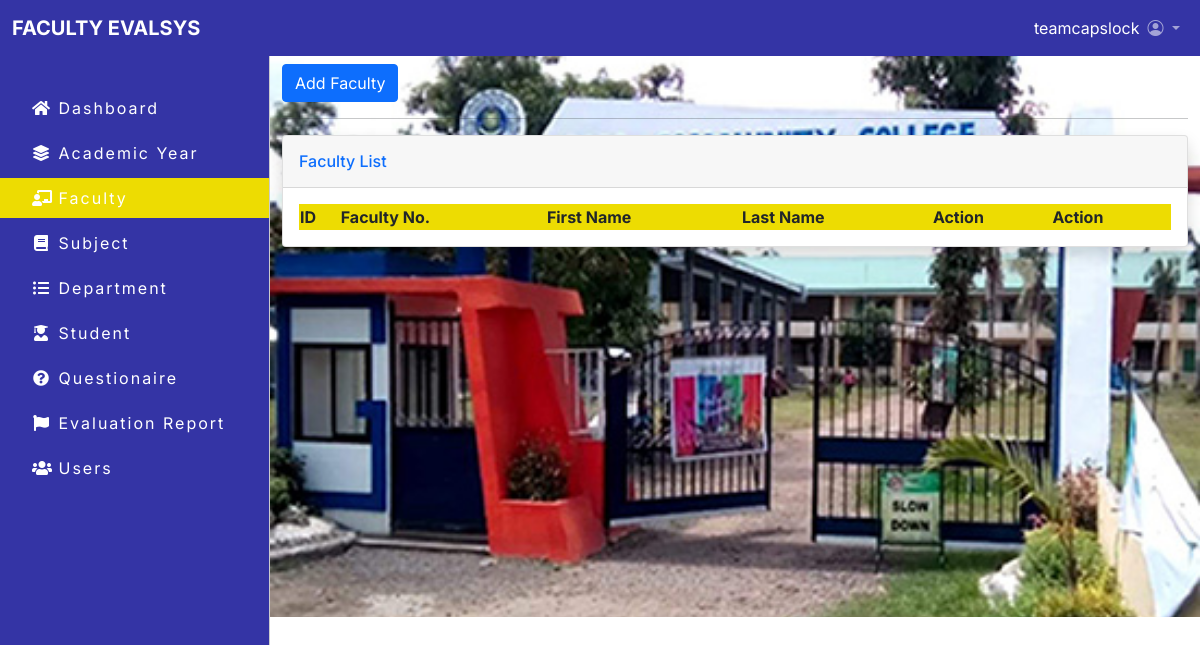
Page /faculty_list.php (signed in) on the earlier database version.
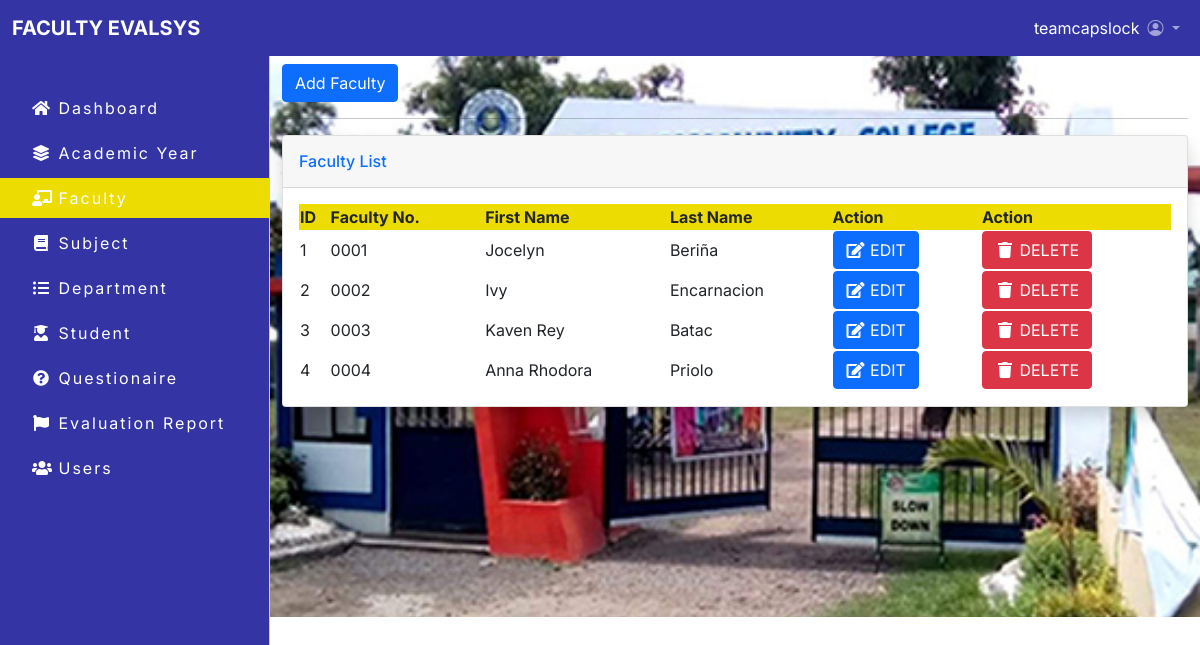
Same page on the later database version.
### tables this page shows
CREATE TABLE `faculties` (
  `id` int(30) NOT NULL,
  `fno` varchar(255) NOT NULL,
  `username` varchar(255) NOT NULL,
  `fname` varchar(255) NOT NULL,
  `lname` varchar(255) NOT NULL,
  `usertype` varchar(30) NOT NULL,
  `password` varchar(255) NOT NULL,
  `view` varchar(30) NOT NULL
);

### navbar-items/navbar_items.php (called while the page is built)
<?php
    $items = [
        [
            'label' => 'Dashboard',
            'icon'  => 'fa-home',
            'pages' => ['dashboard.php']
        ],
        [
            'label' => 'Academic Year',
            'icon'  => 'fa-layer-group',
            'pages' => ['academic_list.php', 'viewedit_acad.php', 'update-acad.php']
        ],
        [
            'label' => 'Faculty',
            'icon'  => 'fa-chalkboard-teacher',
            'pages' => ['faculty_list.php', 'viewedit-faculty.php', 'update-faculty.php']
        ],
        [
            'label' => 'Subject',
            'icon'  => 'fa-book',
            'pages' => ['subject_list.php', 'viewedit_subjectlist.php', 'update_subject_list.php']
        ],
        [
            'label' => 'Department',
            'icon'  => 'fa-list-ul',
            'pages' => ['department.php', 'viewedit_classlist.php', 'update_classlist.php']
        ],
        [
            'label' => 'Student',
            'icon'  => 'fa-user-graduate',
            'pages' => ['student_list.php', 'viewedit.php', 'update.php', 'student_info.php']
        ],
        [
            'label' => 'Questionaire',
            'icon'  => 'fa-question-circle',
            'pages' => ['question-list.php']
        ],
        [
            'label' => 'Evaluation Report',
            'icon'  => 'fa-fw fa-flag',
            'pages' => ['report.php']
        ],
        [
            'label' => 'Users',
            'icon'  => 'fa-users',
            'pages' => ['user_list.php']
        ],
    ]
?>

### faculty_list.php (the view, shortened to what the changed rows need)
<!DOCTYPE html>
<html lang="en">
<?php include_once'includes/header.php'; ?>
<body>
    <?php include_once'includes/admin-navbar.php'; ?>
    <main class="mt-5 pt-3" style="background-image: url(img/bcc_cover.jpg); background-repeat: no-repeat; background-size: cover; height: 569px;">
        <div class="container-fluid">
            <div class="card shadow mb-4">
            <div class="card-body">
                <div class="table-responsive">
                <?php
                include_once'koneksyon.php';
                $qryview = "SELECT * FROM faculties";
                $result = mysqli_query($koneksyon, $qryview);
                ?>
                    <table class="display" id="myTable" width="100%" cellspacing="0">
                        <thead style="background-color: #eddc02;">
                            <tr>
                                <th>ID</th>
                                <th>Faculty No.</th>
                                <th>First Name</th>
                                <th>Last Name</th>
                                <th>Action</th>
                                <th>Action</th>
                            </tr>
                        </thead>
                        <?php
                        $no = 1;
                        while($row = mysqli_fetch_array($result)) { ?>
                            <tr>
                                <td><?php echo $no; ?></td>
                                <td><?php echo $row['fno']; ?></td>
                                <td class="text-capitalize"><?php echo $row['fname']; ?></td>
                                <td class="text-capitalize"><?php echo $row['lname']; ?></td>
                                <td><a type="button" class="btn btn-primary" href="viewedit-faculty.php?id=<?php echo $row['id']; ?>"><span class="fa fa-fw fa-edit"></span> EDIT</a></td>
                                <td><button class="btn btn-danger" type="button" onClick="deleteme(<?php echo $row['id']; ?>)" name="delete" ><span class="fa fa-fw fa-trash"></span> DELETE </button></td>
                            </tr>
                        <?php $no++; } ?>
                    </table>
                </div>
            </div>
            </div>
        </div>
    </main>
</body>
</html>

### includes/admin-navbar.php (shortened to what the changed rows need)
<?php
if (isset($_SESSION['username']) && isset($_SESSION['id'])) { ?>
	<div class="offcanvas offcanvas-start bg-offc text-white sidebar-nav" tabindex="-1" id="offcanvasExample" aria-labelledby="offcanvasExampleLabel">
	  <div class="offcanvas-body p-0">
	    <nav class="navbar-dark">
	    	<ul class="navbar-nav">
	    		<div class="sm-wrapper">
	    			<?php
				        require_once 'navbar-items/navbar_items.php';
				        foreach ($items as $item) {
				        	echo "<li>";
				            echo "<a href='" . $item['pages'][0] . "'" . (in_array(basename($_SERVER['SCRIPT_NAME']), $item['pages']) ? " class='active'" : "") . ">";
				            echo "<span class='fas fa-fw " . $item['icon'] . "'></span> ";
				            echo $item['label'];
				            echo "</a>";
				            echo "</li>";
				        }
				     ?>
	    		</div>
	    	</ul>
	    </nav>
	  </div>
	</div>
	<?php }else{
		header("location: index.php");
	} ?>

Differences in the rows shown:
added faculties: fno "0001", fname "Jocelyn", lname "Beriña"
added faculties: fno "0002", fname "Ivy", lname "Encarnacion"
added faculties: fno "0003", fname "Kaven Rey", lname "Batac"
added faculties: fno "0004", fname "Anna Rhodora", lname "Priolo"
